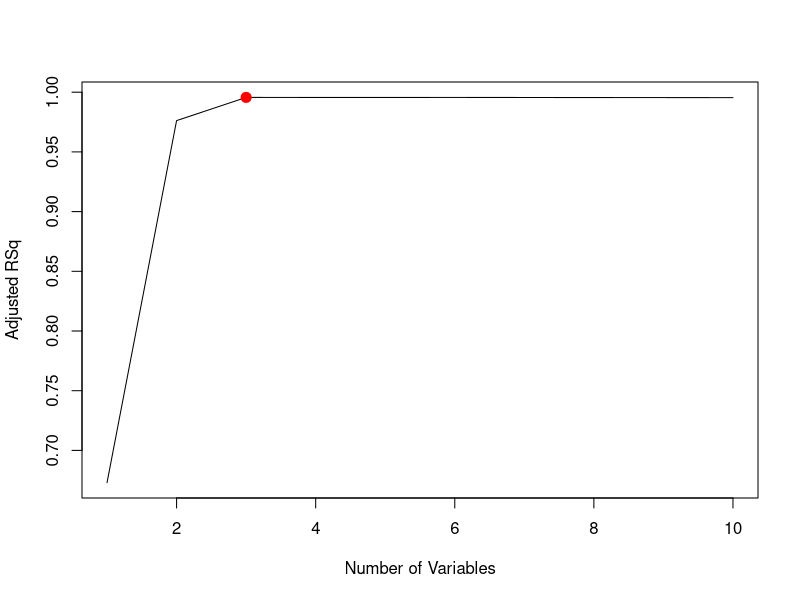
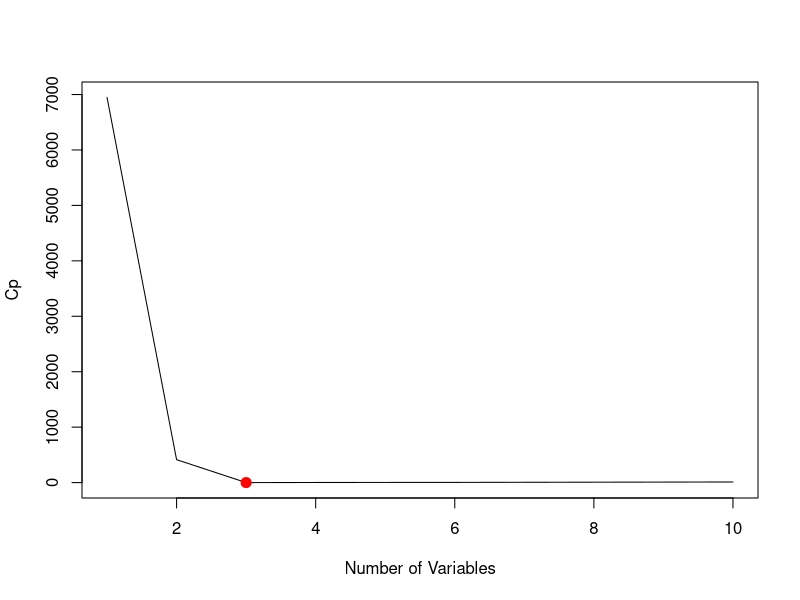
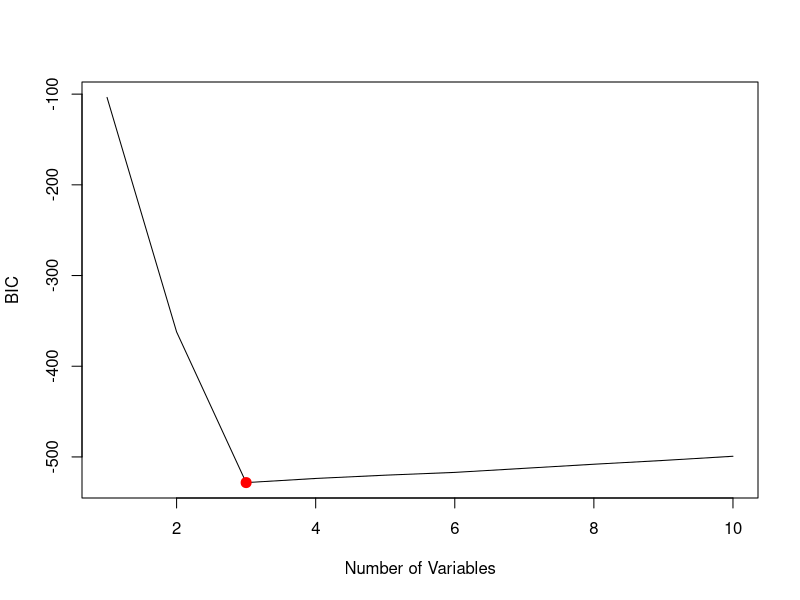
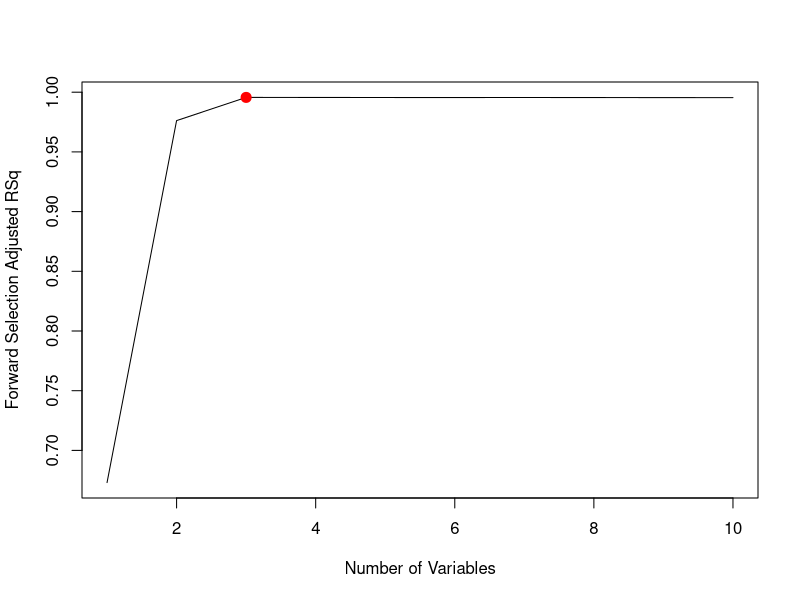
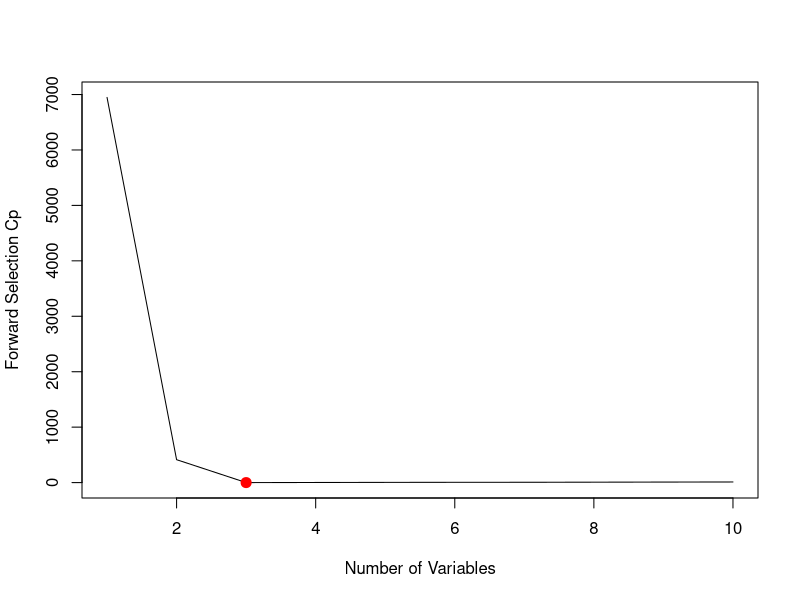
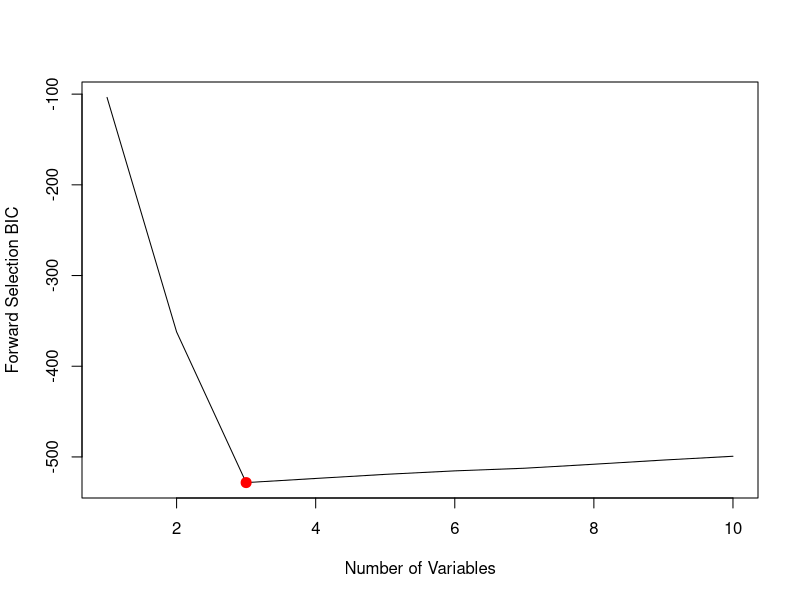
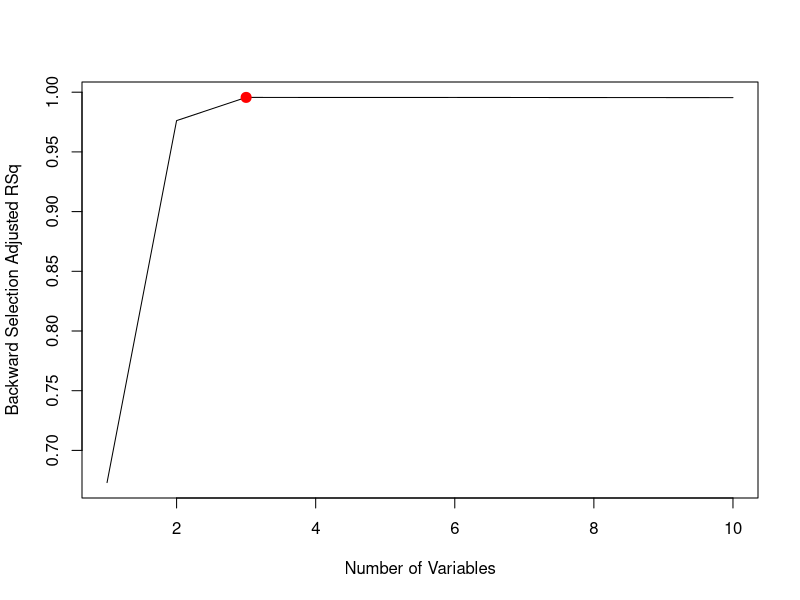
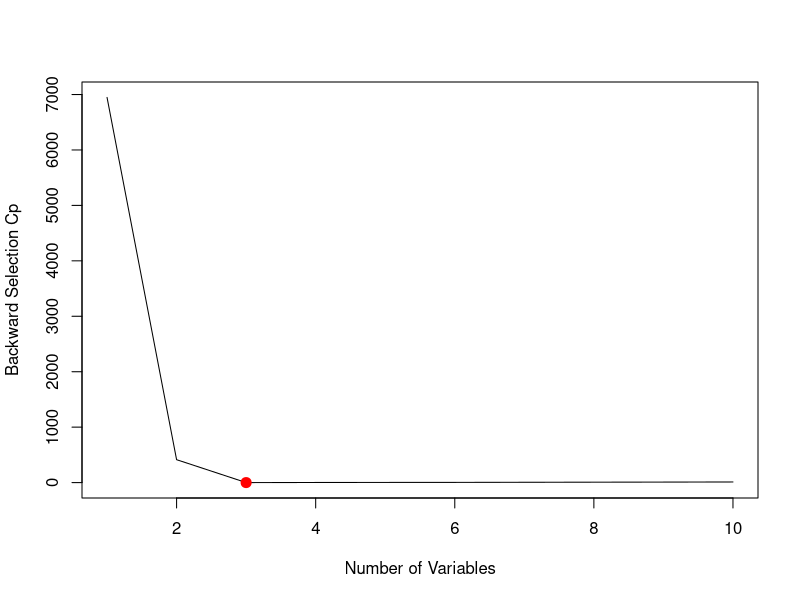

The R source for these figures, in order:
## ---- chunk 1
knitr::opts_chunk$set(echo = TRUE)
## ---- chunk 2
set.seed(1234)
X<-rnorm(100)
e<-rnorm(100)
## ---- chunk 3
Bo<-10
B1<-4
B2<-7
B3<-2

Y<-Bo+B1*X+B2*X^2+B3*X^3+e
## ---- chunk 4
library(leaps)
df<-data.frame(X,Y)
regfit.full = regsubsets(Y ~ poly(X, 10,raw=T), data = df, nvmax = 10)
reg.summary=summary(regfit.full)

plot(reg.summary$adjr2,xlab="Number of Variables",ylab="Adjusted RSq",type="l")
which.max(reg.summary$adjr2)
points(3,reg.summary$adjr2[3],col="red",cex=2,pch=20)

plot(reg.summary$cp,xlab="Number of Variables",ylab="Cp",type="l")
which.min(reg.summary$cp)
points(3,reg.summary$cp[3],col="red",cex=2,pch=20)

plot(reg.summary$bic,xlab="Number of Variables",ylab="BIC",type="l")
which.min(reg.summary$bic)
points(3,reg.summary$bic[3],col="red",cex=2,pch=20)
## ---- chunk 5
coef(regfit.full,3)
## ---- chunk 6
regfit.forward = regsubsets(Y ~ poly(X, 10, raw = T), data = df, nvmax = 10,method="forward")
regfit.forward.summary=summary(regfit.forward)

plot(regfit.forward.summary$adjr2,xlab="Number of Variables",ylab="Forward Selection Adjusted RSq",type="l")
index=which.max(regfit.forward.summary$adjr2)
points(index,regfit.forward.summary$adjr2[index],col="red",cex=2,pch=20)

plot(regfit.forward.summary$cp,xlab="Number of Variables",ylab="Forward Selection Cp",type="l")
index=which.min(regfit.forward.summary$cp)
points(index,regfit.forward.summary$cp[index],col="red",cex=2,pch=20)

plot(regfit.forward.summary$bic,xlab="Number of Variables",ylab="Forward Selection BIC",type="l")
index=which.min(regfit.forward.summary$bic)
points(index,regfit.forward.summary$bic[index],col="red",cex=2,pch=20)
## ---- chunk 7
coef(regfit.forward,3)
## ---- chunk 8
regfit.backward = regsubsets(Y ~ poly(X, 10, raw = T), data = df, nvmax = 10,method="backward")
regfit.backward.summary=summary(regfit.backward)

plot(regfit.backward.summary$adjr2,xlab="Number of Variables",ylab="Backward Selection Adjusted RSq",type="l")
index=which.max(regfit.backward.summary$adjr2)
points(index,regfit.backward.summary$adjr2[index],col="red",cex=2,pch=20)

plot(regfit.backward.summary$cp,xlab="Number of Variables",ylab="Backward Selection Cp",type="l")
index=which.min(regfit.backward.summary$cp)
points(index,regfit.backward.summary$cp[index],col="red",cex=2,pch=20)

plot(regfit.backward.summary$bic,xlab="Number of Variables",ylab="Backward Selection BIC",type="l")
index=which.min(regfit.backward.summary$bic)
points(index,regfit.backward.summary$bic[index],col="red",cex=2,pch=20)
## ---- chunk 9
coef(regfit.backward,3)
## ---- chunk 10
library(glmnet)
#Note that glmnet function automatically converts qualitative features to dummy variables and scales those that are numeric.
set.seed(1234)
grid=10^seq(1,-3,length=100)
X<-model.matrix(Y~poly(X,10,raw=T))[,-1]
cv.lasso.mod=cv.glmnet(X,Y,alpha=1,lambda=grid)
plot(cv.lasso.mod)
bestlam<-cv.lasso.mod$lambda.min
lam_se1<-cv.lasso.mod$lambda.1se
print(paste("The λ with the lowest cross-validated error is: ",round(bestlam,3),sep=""))
print(paste("The λ that is 1 standard error above the lowest cross-validated error is: ",round(lam_se1,3),sep=""))
## ---- chunk 11
final.lasso<-glmnet(X,Y,alpha=1,lambda=bestlam)
print(coef(final.lasso))
## ---- chunk 12
final.lasso<-glmnet(X,Y,alpha=1,lambda=lam_se1)
print(coef(final.lasso))
## ---- chunk 13
set.seed(1234)
X<-rnorm(100)
e<-rnorm(100)
Bo<-10
B7<-3
Y<-Bo+B7*X^7+e
df<-data.frame(x=X,y=Y)
## ---- chunk 14
regfit.full = regsubsets(y ~ poly(x, 10,raw=T), data = df, nvmax = 10)
reg.summary=summary(regfit.full)

plot(reg.summary$adjr2,xlab="Number of Variables",ylab="Adjusted RSq",type="l")
index<-which.max(reg.summary$adjr2)
points(index,reg.summary$adjr2[index],col="red",cex=2,pch=20)

plot(reg.summary$cp,xlab="Number of Variables",ylab="Cp",type="l")
index<-which.min(reg.summary$cp)
points(index,reg.summary$cp[index],col="red",cex=2,pch=20)

plot(reg.summary$bic,xlab="Number of Variables",ylab="BIC",type="l")
index<-which.min(reg.summary$bic)
points(index,reg.summary$bic[index],col="red",cex=2,pch=20)

coef(regfit.full,index)
## ---- chunk 15
X<-model.matrix(y~poly(x,10,raw=T),data=df)[,-1]
set.seed(1234)
grid=10^seq(10,-2,length=100)
cv.lasso.mod=cv.glmnet(X,Y,alpha=1,lambda=grid)
plot(cv.lasso.mod)
bestlam<-cv.lasso.mod$lambda.min
lam_se1<-cv.lasso.mod$lambda.1se
print(paste("The λ with the lowest cross-validated error is: ",round(bestlam,3),sep=""))
print(paste("The λ that is 1 standard error above the lowest cross-validated error is: ",round(lam_se1,3),sep=""))
## ---- chunk 16
final.lasso<-glmnet(X,Y,alpha=1,lambda=bestlam)
print(coef(final.lasso))
## ---- chunk 17
final.lasso<-glmnet(X,Y,alpha=1,lambda=lam_se1)
print(coef(final.lasso))
